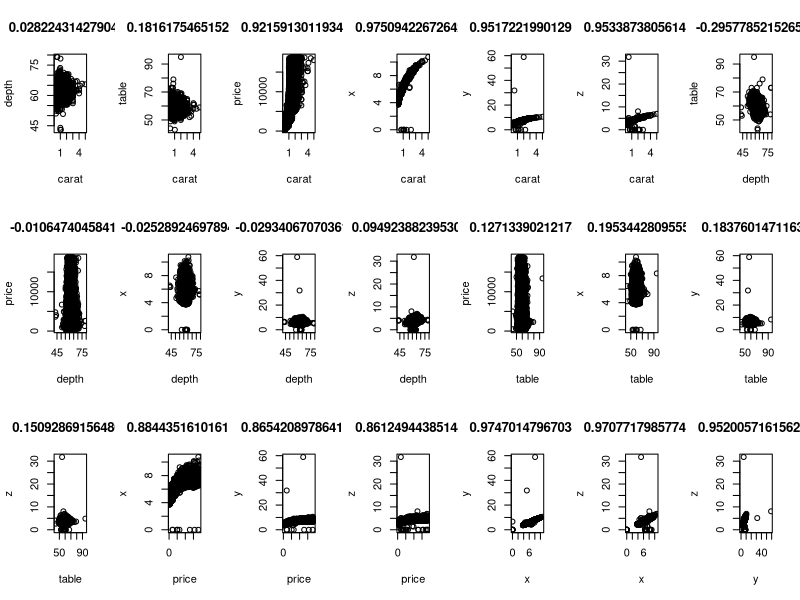

R code for this plot:
## ---- chunk 1
#This is the first question to extract all the numerical columns from the data set diamonds
require(ggplot2)#load ggplot2 in order to use later
data(diamonds)#load data frame diamonds
#use function sapply to extract data from diamonds then store into a new matrix
#by calling function "sapply". by calling that we put data frame diamonds and 
#as.numeric is the condition being extract
#since data frame allows different type of values to be extract
numericlist<-diamonds[sapply(diamonds,is.numeric)]
#but now, numericlist is a matrix which is not a data frame
View(numericlist)
## ---- chunk 2
# 2. Want to form a new data frame
#each pair of numerical name to be paired then stored at the first column
#and the correlation is in the second column
#and the result we want is the data frame which is not a matrix or vecotor and array

numericlist<-data.frame(numericlist) #first make the numericlist become a data frame

name1<-names(numericlist)#Then get all the names of the dataframe put in a vector

name2<-names(numericlist)#I get same name put in the second vector

pairname<-NULL#here I create two empty vector in order to store the pair names and 
#coreleation in future,
correlation<-NULL #this was used to store values of correlation 
#Here is the method I am going to use to pair unrepeated name in the list
#first goingthrough each element of the name1 list 
#while you going through all the element for example
#now I pick up the first one in name1 to pair all the element after 1st one 
#in the name2, then we pick up 2nd in name1, to pair all element after 2nd one 
#in the name2, but we have to stop the one before last one, because we can't pair last one
#to last one, this will result reapeat pairs
#This is the ideal I apply nested loop for the combination of two variables
#and this ideal can also be applied to the third one
#But BUt!!!! Attention! There is a very big short back of this loop method
#because the R doesnt like Python or C++. The memory can't be released automaticly
#after the loop, so, before running the loop, I have to clean the memory by hand
#so while grader look at my work, please clean the memory first then run it
#so far I am not figure out yet how to make the memory released automaticly yet
#I will ask this to Professor G
for (n in 1:(length(name1)-1)) #Loop through the name list
{
  for (m in (n+1):length(name2)) #this means pair the the number after first pick up
  {
    pairname<-c(pairname,paste(name1[n],name2[m],sep="-")) #pair name
    #store it into the new list 
    correlation<-c(correlation,cor(numericlist[,n],numericlist[,m],method="pearson"))
    #get correlation store it to the vector
  }
}

paircorrelation<-data.frame(pairname,correlation) #The make data frame of two


View(paircorrelation) #see this data frame

## ---- chunk 3
#The third question basically use the same ideal that use the loop in second one
#For each pair just plot the scatter
multiplot<- par( mfrow = c(3,7))
#This is the loop i actually copy from above
for (i in 1:(length(name1)-1))
{
  for (j in (i+1):length(name2))
  {
    plot(numericlist[ ,i],numericlist[ ,j],main=cor(numericlist[,i],numericlist[,j],method="pearson"),xlab=name1[i],ylab=name2[j])  #for every pair in the loop
    #just plot a new graph with variable with each pair 
    #and in the same time lable each name with pair name and label titel
    #with the correlation
  }
}
par(multiplot)
multiplot


